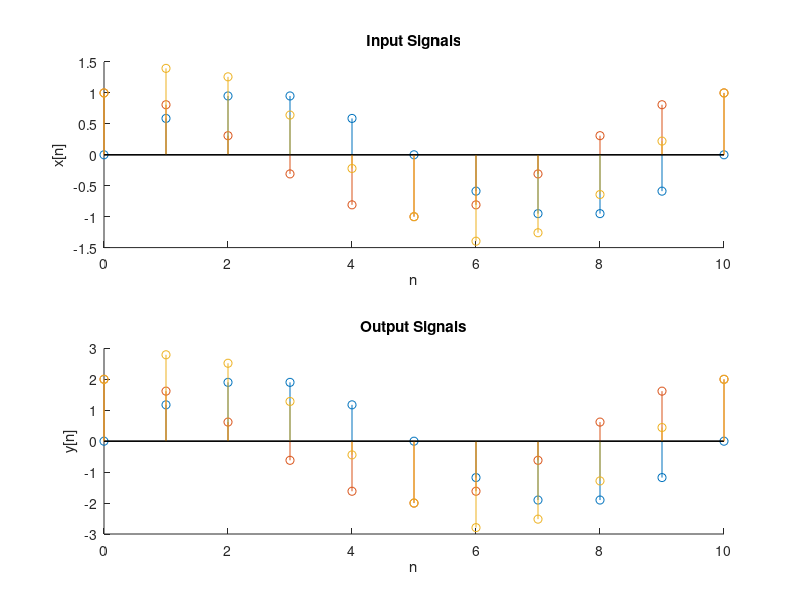

This chart was generated by the following MATLAB code:
% Nicholas Kawwas (40124338)
% ELEC 342 UK-X Lab 2 - Question 2a)
 
clc;
clear all;
close all;
 
n=0:10;
x1=sin((2*pi/10)*n);
x2=cos((2*pi/10)*n);
x3=x2+x1;
 
y1=2*x1;
y2=2*x2;
y3=2*x3;
y4=y1+y2;
 
if (y4 == y3)
    disp('Linear!')
else
    disp('Not Linear!')
end
 
subplot(2,1,1)
 
hold on
 
stem(n, x1)
xlabel('n')
ylabel('x[n]')
title('Input Signals')
 
stem(n, x2)
 
stem(n, x3)
 
hold off
 
subplot(2,1,2)
hold on
 
stem(n, y1)
xlabel('n')
ylabel('y[n]')
title('Output Signals')
 
stem(n, y2)
 
stem(n, y3)
 
hold off
